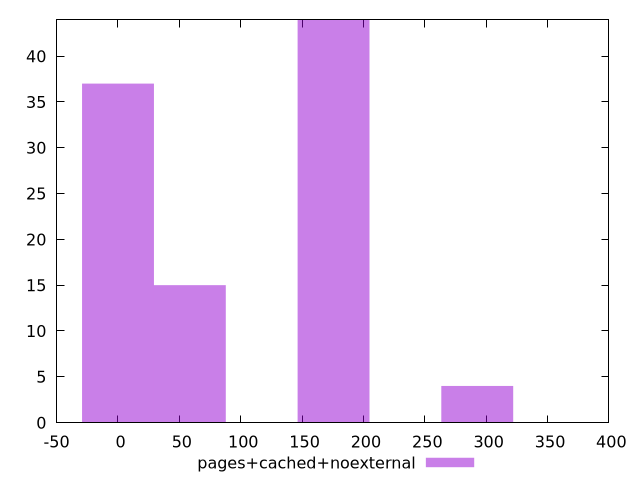

This chart was generated by the following gnuplot code:
$_pagesCachedNoexternal <<EOF
175.65427571872291 44
0 37
58.55142523957431 15
292.7571261978715 4
EOF
set key outside below
set terminal pngcairo
set output "report_00006_2020-11-02T20-21-41.718Z/uses-http2/pages+cached+noexternal//raw_hist.png"
set yrange [0:44]
set boxwidth 58.55142523957431
set style fill transparent solid 0.5 noborder
plot $_pagesCachedNoexternal title "pages+cached+noexternal" with boxes ,
